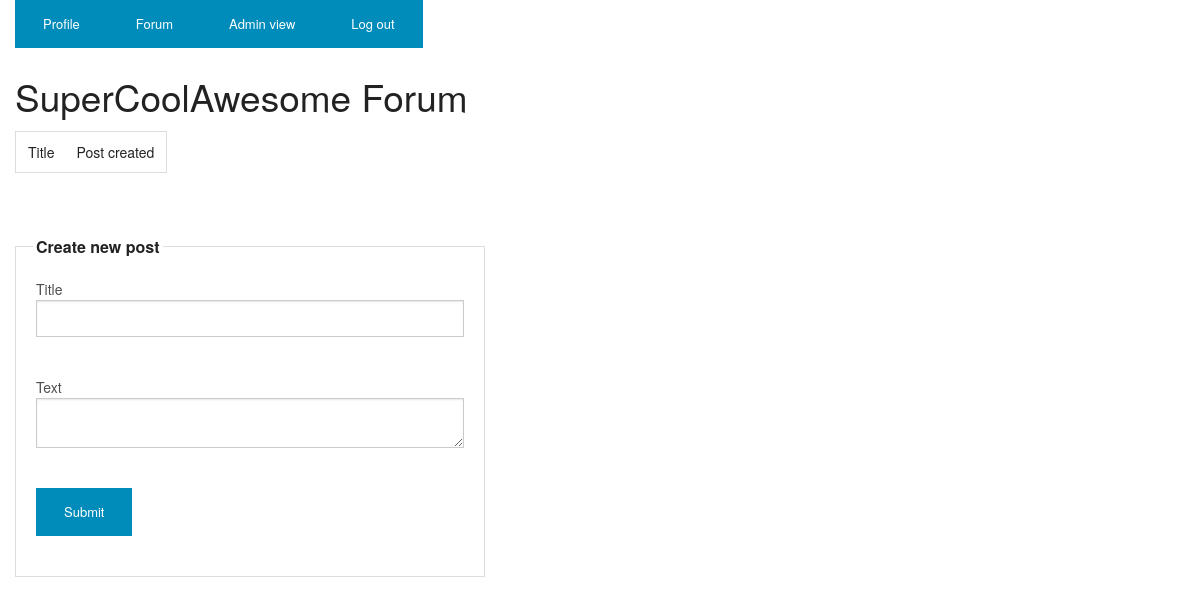
The page /Laboration_2/index.php (signed in) on the database as committed earlier.
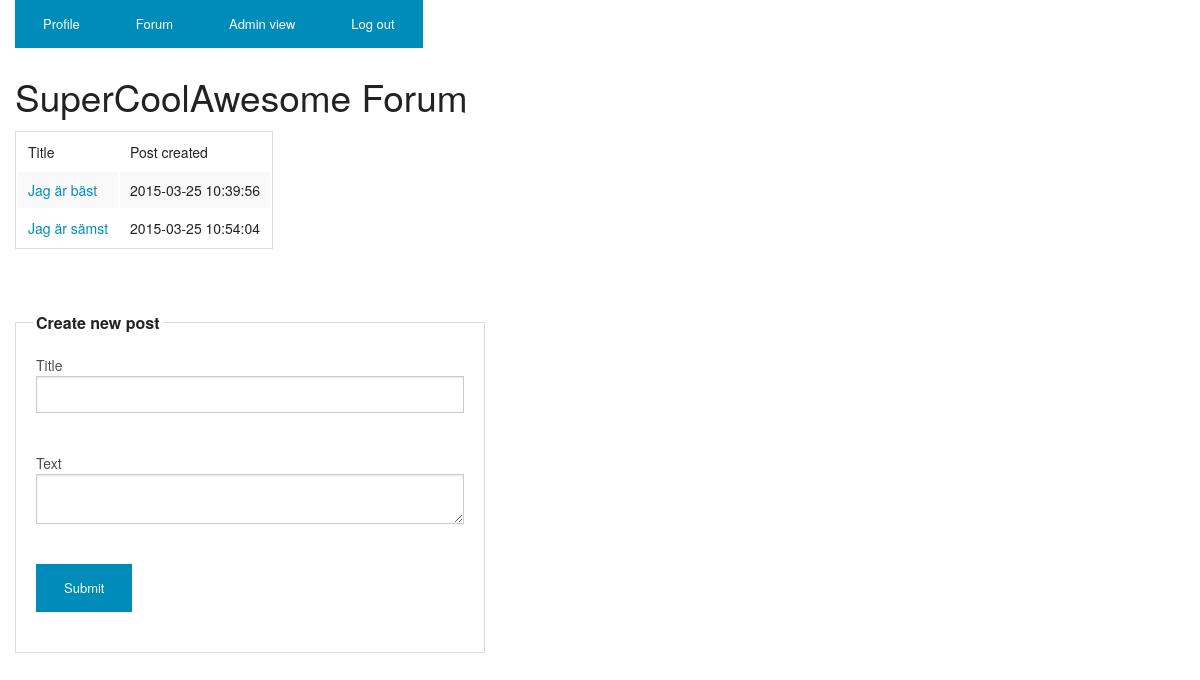
The same page on the database as committed later.
### tables this page shows
CREATE TABLE IF NOT EXISTS `forum` (
  `id` int(10) unsigned NOT NULL AUTO_INCREMENT,
  `parentid` int(10) unsigned NOT NULL,
  `title` varchar(50) NOT NULL,
  `text` varchar(1024) NOT NULL,
  `author` int(11) NOT NULL,
  `timeposted` timestamp NOT NULL DEFAULT CURRENT_TIMESTAMP ON UPDATE CURRENT_TIMESTAMP,
  PRIMARY KEY (`id`)
);

### Laboration_2/src/ForumController.php (called while the page is built, shortened)
<?php
require_once("src/Post.php");
require_once("src/ForumView.php");
require_once("src/ForumModel.php");
class ForumController {
	private $forumView;
	public function __construct() {
		$this->forumModel = new ForumModel();
		$this->forumView = new ForumView($this->forumModel);
	}
	public function doControl() {
		return $this->forumView->showForum();
	}
}
?>

### Laboration_2/src/NavigationController.php (called while the page is built, shortened)
<?php
require_once ("src/ForumController.php");
class NavigationController
{
	private $loginmodel;
	public function __construct() {
		$this->loginmodel = new LoginModel();
	}
	public function doNavigation()
	{
		try
		{
			switch (NavigationView::getAction())
			{
				case NavigationView::$actionLogin:
				default:
					if($this->loginmodel->userLoggedInStatus()) {
						$controller = new ForumController();
						$result = $controller->doControl();
					} else {
						$controller = new LoginController();
						$result = $controller->doControll();
					}
					return $result;
					break;
			}
		}
		catch (Exception $e)
		{
			if($this->loginmodel->userLoggedInStatus()) {
				$controller = new ForumController();
				$result = $controller->doControl();
			} else {
				$controller = new LoginController();
				$result = $controller->doControll();
			}
			return $result;
		}
	}
}
?>

### Laboration_2/index.php (called while the page is built, shortened)
<?php
require_once ("common/HTMLView.php");
require_once ("src/NavigationController.php");
try {
	$c = new NavigationController();
	$htmlBody = $c->doNavigation();
}
catch(Exception $e) {
	die("An unexpected error has occurred!");
}

### Laboration_2/src/ForumRepository.php (called while the page is built, shortened)
<?php
require_once("src/Post.php");
class ForumRepository extends Repository {
	private static $id = "id";
	private static $parentId = "parentid";
	private static $title = "title";
	private static $text = "text";
	private static $author = "author";
	private static $timePosted = "timeposted";
	private static $dbTable = "forum";
	public function getTopPosts() {
		try {
			$db = $this -> connection();
			$sql = "SELECT * FROM " . self::$dbTable . " WHERE " . self::$parentId . " = 0";
			$params = array();
			$query = $db -> prepare($sql);
			$query -> execute($params);
			$result = $query -> fetchAll();
			$posts = array();
			foreach($result as $row)
			{
				$post = new Post($row[self::$id], $row[self::$parentId], $row[self::$title], $row[self::$text], $row[self::$author], $row[self::$timePosted]);
				$posts[] = $post;
			}
			return $posts;
		}
		catch(PDOException $e) {
			throw new DatabaseException('POST_FETCH');
		}
	}
}
?>

### Laboration_2/src/ForumModel.php (called while the page is built, shortened)
<?php
require_once("src/ForumRepository.php");
class ForumModel {
	private $forumRepository;
	public function __construct() {
		$this->forumRepository = new ForumRepository();
	}
	public function getTopPosts() {
		$posts = $this->forumRepository->getTopPosts();
		return $posts;
	}
}
?>

### Laboration_2/src/Post.php (called while the page is built, shortened)
<?php
	class Post {
		private $postId;
		private $title;
		private $timePosted;
		public function __construct($postId = 0, $parentId, $title, $text, $author, $timePosted = null) {
			$this->postId = $postId;
			$this->title = $title;
			$this->timePosted = $timePosted;
		}
		public function getPostId() {
			return $this->postId;
		}
		public function getTitle() {
			return $this->title;
		}
		public function getTimePosted() {
			return $this->timePosted;
		}
	}
?>

### Laboration_2/src/ForumView.php (the view, shortened to what this page needs)
<?php
require_once("src/Post.php");
class ForumView {
	private $forumModel;
	private $message;
	public function __construct($forumModel) {
		$this->forumModel = $forumModel;
		$this->message = "";
	}
	public function showForum() {
		$html = "<h2>SuperCoolAwesome Forum</h2>";
		$html .= $this->message;
		$parentPosts = $this->forumModel->getTopPosts();
		$postsAsRows = "";
		foreach ($parentPosts as $post) {
			$postsAsRows .= "
			<tr>
				<td><a href='?forum&thread=" . $post->getPostId() . "'>" . $post->getTitle() . "</a></td>
				<td>" . $post->getTimePosted() . "</td>
			</tr>";
		}
		$forumTable = "
		<table>
			<tr>
				<td>Title</td>
				<td>Post created</td>
			</tr>
			" . $postsAsRows . "
		</table>";
		$html .= $forumTable;
		$forumForm = "
		<form method='post' action=''><br>
			<fieldset>
			<legend>Create new post</legend>
				<input type='hidden' name='parentid' value='0'>
				<label for='title'>Title</label>
				<input type='text' id='title' name='title' maxlength='50'><br>
				<label for='text'>Text</label>
				<textarea id='text' name='text' maxlength='1024'></textarea><br>
				<input type='submit' class='small button'>
			</fieldset>
		</form>
		";
		$html .= $forumForm;
		return $html;
	}
}
?>

Rows that differ between the two databases and show on the page:
added forum: title "Jag är bäst", timeposted "2015-03-25 10:39:56"
added forum: title "Jag är sämst", timeposted "2015-03-25 10:54:04"
